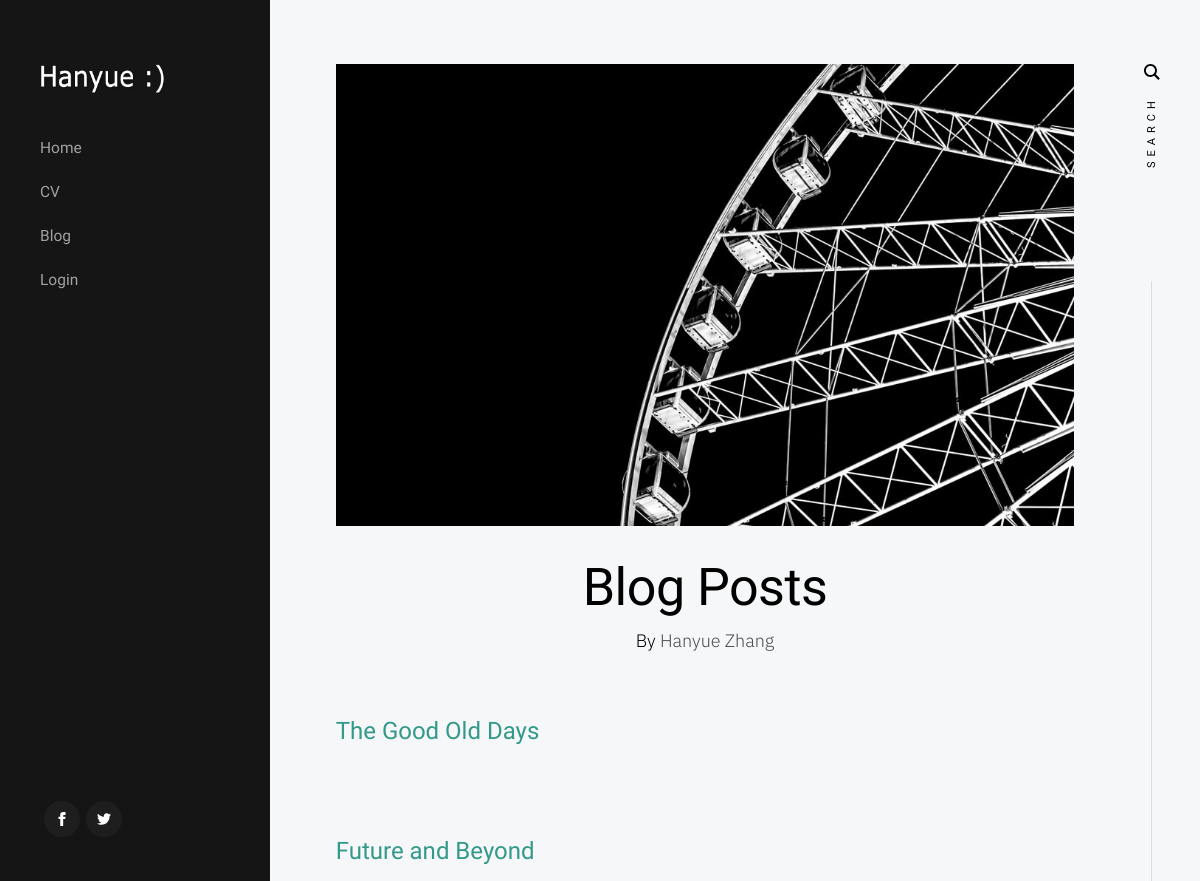
The app's page /, older data.
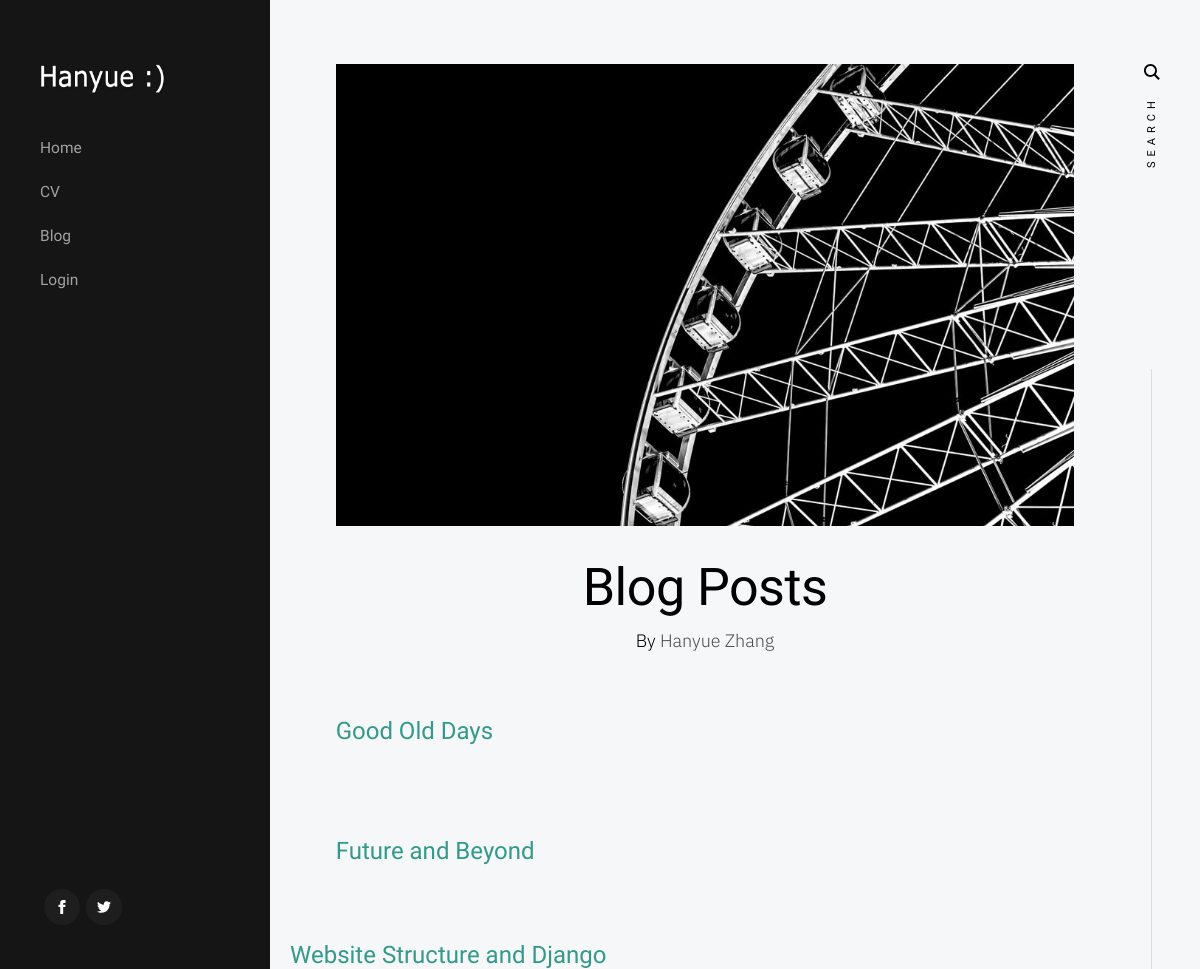
The same page, newer data.
### blog/models.py (models this page shows, shortened)
class Post(models.Model):
    author = models.ForeignKey(settings.AUTH_USER_MODEL, on_delete=models.CASCADE)
    title = models.CharField(max_length=200)
    text = models.TextField()
    created_date = models.DateTimeField(default=timezone.now)
    published_date = models.DateTimeField(blank=True, null=True)

### blog/views.py (the view)
# urls.py: path('', views.post_list, name='post_list'),
def post_list(request):
    posts = Post.objects.filter(published_date__lte=timezone.now()).order_by('published_date')
    return render(request, 'blog/post_list.html', {'posts': posts})

### blog/templates/blog/post_list.html (shortened to what this page needs)
{% load static %}
<html class="no-js" lang="en">
  <head>
    <link rel="stylesheet" href="{% static 'css/base.css' %}">
    <link rel="stylesheet" href="{% static 'css/vendor.css' %}">
    <link rel="stylesheet" href="{% static 'css/main.css' %}">
  </head>
  <body>
    <div id="top" class="s-wrap site-wrapper">
	<header class="s-header">
	  <div class="header__top">
	    <div class="header__logo">
	      <a class="site-logo" href="{% url 'about' %}">
		<img src="{% static 'images/logo.png' %}" alt="Homepage">
	      </a>
	    </div>
	  </div>
	  <nav class="header__nav-wrap">
	    <ul class="header__nav">
	      <li><a href="{% url 'about' %}" title="">Home</a></li>
	      <li><a href="{% url 'cv' %}" title="">CV</a></li>
	      <li><a href="{% url 'post_list'  %}" title="">Blog</a></li>
	      	                                  {% if user.is_authenticated %}
                                <li><a href="{% url 'post_new' %}">New Post</a>
                                <li><a href="{% url 'post_draft_list' %}">Draft List</a></li>
                                <li><a href="{% url 'logout' %}">Log out</a></li>
                            {% else %}
                                <li><a href="{% url 'login' %}">Login</a></li>
                            {% endif %}
	    </ul>
	    <ul class="header__social">
	      <li class="ss-facebook">
		<a href="https://facebook.com/">
		</a>
	      </li>
	      <li class="ss-twitter">
		<a href="#0">
		</a>
	      </li>
	    </ul>
	  </nav>
	</header>
	<div class="s-content">
	  <div class="masonry-wrap">
	    <div class="masonry">
	      <div class="content container">
		<div class="row">
		  <div class="col-md-8">
		    <div>
		      <a class="pic">
			<img src="{% static 'images/wheel-1000.jpg' %}">
		      </a>
		    </div>
		    <div class="content__page-header">
                        <h1 class="display-1">Blog Posts</h1>
                        <ul class="entry__header-meta">
                            <li class="author">By <a href="#0">Hanyue Zhang</a></li>
                        </ul>
                    </div>
	{% for post in posts %}
                    <h3 class="title"><a href="{% url 'post_content' pk=post.pk %}">{{ post.title }}</a></h3>
		  </div>
		  	{% endfor %}
		</div>
	      </div>
	    </div>
	  </div>
        </div>
        <footer class="s-footer">
	  <div class="row">
	    <div class="column large-full footer__content">
	      <div class="footer__copyright">
		<span>Made by Hanyue Zhang</span>
	      </div>
	    </div>
	  </div>
	</footer>
  </body>
</html>

Row changes from the older to the newer data that the page shows:
removed Post: title "The Good Old Days"
added Post: title "Good Old Days"
added Post: title "Website Structure and Django"
